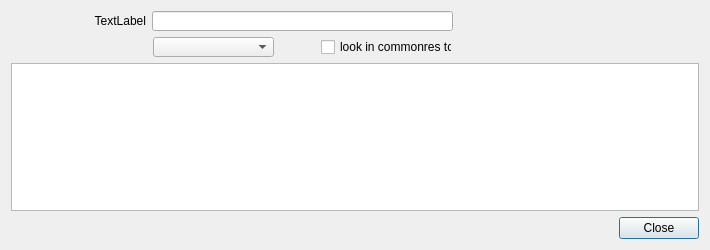
<?xml version="1.0" encoding="UTF-8"?>
<ui version="4.0">
 <class>askModErrorDialog</class>
 <widget class="QDialog" name="askModErrorDialog">
  <property name="geometry">
   <rect>
    <x>0</x>
    <y>0</y>
    <width>710</width>
    <height>250</height>
   </rect>
  </property>
  <property name="windowTitle">
   <string>OpenBRF</string>
  </property>
  <layout class="QVBoxLayout" name="verticalLayout">
   <item>
    <widget class="QWidget" name="widget" native="true">
     <property name="minimumSize">
      <size>
       <width>0</width>
       <height>20</height>
      </size>
     </property>
     <widget class="QLineEdit" name="lineEdit">
      <property name="geometry">
       <rect>
        <x>141</x>
        <y>0</y>
        <width>301</width>
        <height>20</height>
       </rect>
      </property>
     </widget>
     <widget class="QLabel" name="label">
      <property name="geometry">
       <rect>
        <x>4</x>
        <y>2</y>
        <width>131</width>
        <height>16</height>
       </rect>
      </property>
      <property name="text">
       <string>TextLabel</string>
      </property>
      <property name="alignment">
       <set>Qt::AlignRight|Qt::AlignTrailing|Qt::AlignVCenter</set>
      </property>
     </widget>
    </widget>
   </item>
   <item>
    <widget class="QWidget" name="searchOpt" native="true">
     <property name="minimumSize">
      <size>
       <width>0</width>
       <height>20</height>
      </size>
     </property>
     <widget class="QComboBox" name="comboBox">
      <property name="geometry">
       <rect>
        <x>142</x>
        <y>0</y>
        <width>121</width>
        <height>20</height>
       </rect>
      </property>
     </widget>
     <widget class="QCheckBox" name="checkBox">
      <property name="geometry">
       <rect>
        <x>310</x>
        <y>0</y>
        <width>131</width>
        <height>20</height>
       </rect>
      </property>
      <property name="text">
       <string>look in commonres too</string>
      </property>
     </widget>
    </widget>
   </item>
   <item>
    <widget class="QTextBrowser" name="textBrowser"/>
   </item>
   <item>
    <widget class="QDialogButtonBox" name="buttonBox">
     <property name="orientation">
      <enum>Qt::Horizontal</enum>
     </property>
     <property name="standardButtons">
      <set>QDialogButtonBox::Close</set>
     </property>
    </widget>
   </item>
  </layout>
 </widget>
 <tabstops>
  <tabstop>buttonBox</tabstop>
  <tabstop>lineEdit</tabstop>
  <tabstop>comboBox</tabstop>
  <tabstop>checkBox</tabstop>
  <tabstop>textBrowser</tabstop>
 </tabstops>
 <resources/>
 <connections>
  <connection>
   <sender>buttonBox</sender>
   <signal>accepted()</signal>
   <receiver>askModErrorDialog</receiver>
   <slot>accept()</slot>
   <hints>
    <hint type="sourcelabel">
     <x>248</x>
     <y>254</y>
    </hint>
    <hint type="destinationlabel">
     <x>157</x>
     <y>274</y>
    </hint>
   </hints>
  </connection>
  <connection>
   <sender>buttonBox</sender>
   <signal>rejected()</signal>
   <receiver>askModErrorDialog</receiver>
   <slot>reject()</slot>
   <hints>
    <hint type="sourcelabel">
     <x>316</x>
     <y>260</y>
    </hint>
    <hint type="destinationlabel">
     <x>286</x>
     <y>274</y>
    </hint>
   </hints>
  </connection>
 </connections>
</ui>
